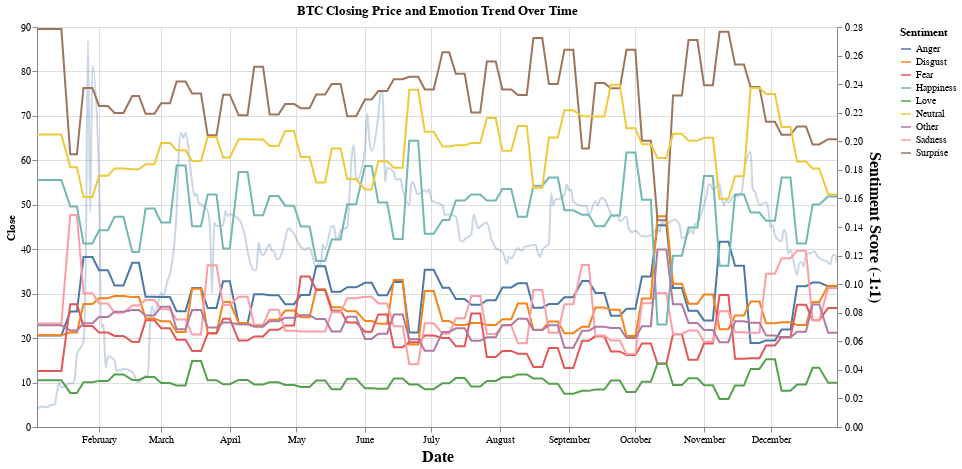

The code cell stored with this chart in its notebook:
### Code cell
# Source for Layered Chart: https://altair-viz.github.io/gallery/layered_chart_with_dual_axis.html
base = alt.Chart(sentiment_melt).encode(
    x=alt.X('Date:T', axis=alt.Axis(titleFontSize=16)),
    tooltip=['Date:T', 'Close:Q','compound:Q']
).properties(
    width=800,
    height=400,
    title="BTC Closing Price and Emotion Trend Over Time"
).interactive()

line1 = base.mark_line().encode(
    y=alt.Y('sentiment_score:Q', axis=alt.Axis(titleFontSize=16)).title("Sentiment Score (-1:1)"),
    color='Sentiment:N'
)

line2 = base.mark_line(opacity=0.3, interpolate='monotone').encode(
    y='Close:Q'
)

alt.layer(line2, line1).resolve_scale(
    y='independent'
)

### Figure 1 — Vega-Lite specification as saved in the notebook (floating-point values rounded to 4 significant figures; data arrays with more than 128 entries replaced by an {"elided": "..."} marker saying what was removed)
{"config": {"view": {"continuousWidth": 300, "continuousHeight": 300}}, "layer": [{"mark": {"type": "line", "interpolate": "monotone", "opacity": 0.3}, "encoding": {"tooltip": [{"field": "Date", "type": "temporal"}, {"field": "Close", "type": "quantitative"}, {"field": "compound", "type": "quantitative"}], "x": {"axis": {"titleFontSize": 16}, "field": "Date", "type": "temporal"}, "y": {"field": "Close", "type": "quantitative"}}, "name": "view_3", "title": "BTC Closing Price and Emotion Trend Over Time"}, {"mark": {"type": "line"}, "encoding": {"color": {"field": "Sentiment", "type": "nominal"}, "tooltip": [{"field": "Date", "type": "temporal"}, {"field": "Close", "type": "quantitative"}, {"field": "compound", "type": "quantitative"}], "x": {"axis": {"titleFontSize": 16}, "field": "Date", "type": "temporal"}, "y": {"axis": {"titleFontSize": 16}, "field": "sentiment_score", "title": "Sentiment Score (-1:1)", "type": "quantitative"}}, "title": "BTC Closing Price and Emotion Trend Over Time"}], "data": {"name": "data-a264dcfe39c960fea1b11703354935fd"}, "height": 400, "params": [{"name": "param_8", "select": {"type": "interval", "encodings": ["x", "y"]}, "bind": "scales", "views": ["view_3"]}], "resolve": {"scale": {"y": "independent"}}, "width": 800, "$schema": "https://vega.github.io/schema/vega-lite/v5.14.1.json", "datasets": {"data-a264dcfe39c960fea1b11703354935fd": {"elided": "2268 records"}}}
